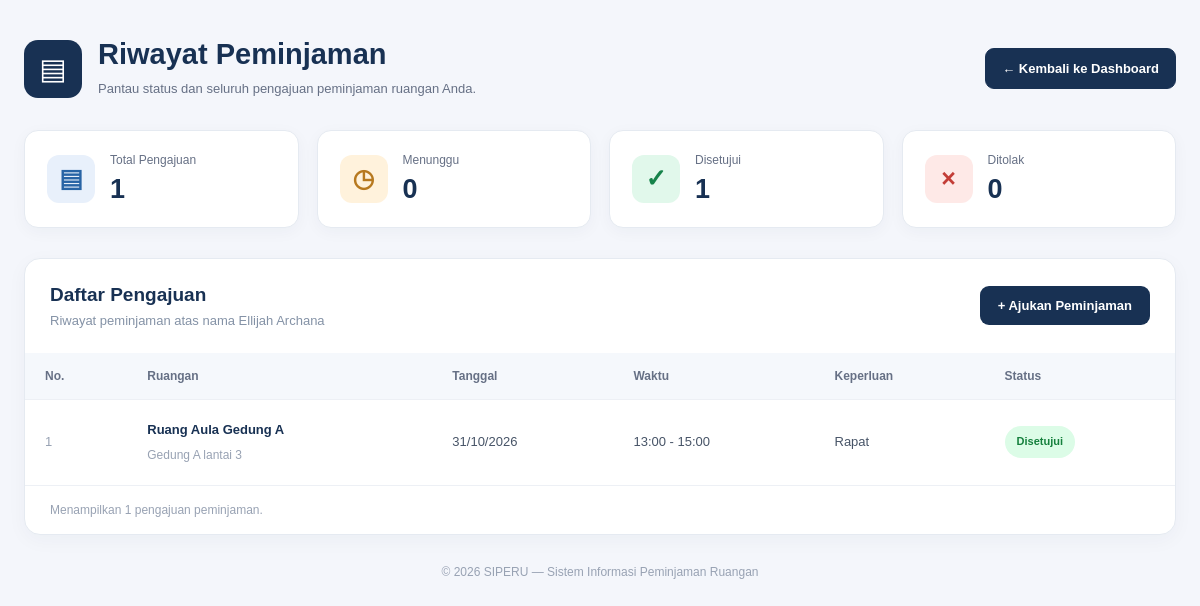
Page /riwayat.php (signed in) on the committed database.
### tables this page shows
CREATE TABLE `peminjaman` (
  `id_peminjaman` int(11) NOT NULL,
  `id_user` int(11) NOT NULL,
  `id_ruangan` int(11) NOT NULL,
  `tanggal` date NOT NULL,
  `jam_mulai` time NOT NULL,
  `jam_selesai` time NOT NULL,
  `keperluan` text NOT NULL,
  `status` enum('menunggu','disetujui','ditolak') NOT NULL DEFAULT 'menunggu'
);

CREATE TABLE `ruangan` (
  `id_ruangan` int(11) NOT NULL,
  `nama_ruangan` varchar(100) NOT NULL,
  `lokasi` varchar(150) NOT NULL,
  `kapasitas` int(11) NOT NULL,
  `fasilitas` text NOT NULL
);

### riwayat.php (the view, shortened to what this page needs)
<?php
require_once "koneksi.php";
$idUser = (int) $_SESSION["id_user"];
$nama = $_SESSION["nama"] ?? "Peminjam";
function aman($teks) {
    return htmlspecialchars(
        (string) $teks,
        ENT_QUOTES,
        "UTF-8"
    );
}
$sql = "SELECT
            p.id_peminjaman,
            r.nama_ruangan,
            r.lokasi,
            p.tanggal,
            p.jam_mulai,
            p.jam_selesai,
            p.keperluan,
            p.status
        FROM peminjaman p
        INNER JOIN ruangan r
            ON p.id_ruangan = r.id_ruangan
        WHERE p.id_user = ?
        ORDER BY p.id_peminjaman DESC";
$stmt = $koneksi->prepare($sql);
$stmt->execute([$idUser]);
$riwayat = $stmt->fetchAll(PDO::FETCH_ASSOC);
$total = count($riwayat);
$menunggu = 0;
$disetujui = 0;
$ditolak = 0;
foreach ($riwayat as $data) {
    if ($data["status"] === "menunggu") {
        $menunggu++;
    } elseif ($data["status"] === "disetujui") {
        $disetujui++;
    } elseif ($data["status"] === "ditolak") {
        $ditolak++;
    }
}
?>
<!DOCTYPE html>
<html lang="id">
<head>
    <link rel="stylesheet"
          href="assets/css/riwayat.css">
</head>
<body>
<div class="page-container">
    <header class="page-header">
        <div class="header-content">
            <div class="header-icon">▤</div>
            <div>
                <h1>Riwayat Peminjaman</h1>
                <p>
                    Pantau status dan seluruh
                    pengajuan peminjaman ruangan Anda.
                </p>
            </div>
        </div>
        <a href="peminjam/dashboard.php"
           class="back-button">
            ← Kembali ke Dashboard
        </a>
    </header>
    <section class="summary-grid">
        <div class="summary-card">
            <div class="summary-icon total-icon">▤</div>
            <div>
                <p>Total Pengajuan</p>
                <h2><?= $total ?></h2>
            </div>
        </div>
        <div class="summary-card">
            <div class="summary-icon pending-icon">◷</div>
            <div>
                <p>Menunggu</p>
                <h2><?= $menunggu ?></h2>
            </div>
        </div>
        <div class="summary-card">
            <div class="summary-icon approved-icon">✓</div>
            <div>
                <p>Disetujui</p>
                <h2><?= $disetujui ?></h2>
            </div>
        </div>
        <div class="summary-card">
            <div class="summary-icon rejected-icon">×</div>
            <div>
                <p>Ditolak</p>
                <h2><?= $ditolak ?></h2>
            </div>
        </div>
    </section>
    <section class="history-card">
        <div class="history-heading">
            <div>
                <h2>Daftar Pengajuan</h2>
                <p>
                    Riwayat peminjaman atas nama
                    <?= aman($nama) ?>
                </p>
            </div>
            <a href="ajukan_peminjaman.php"
               class="new-button">
                + Ajukan Peminjaman
            </a>
        </div>
        <div class="table-wrapper">
            <table>
                <thead>
                    <tr>
                        <th>No.</th>
                        <th>Ruangan</th>
                        <th>Tanggal</th>
                        <th>Waktu</th>
                        <th>Keperluan</th>
                        <th>Status</th>
                    </tr>
                </thead>
                <tbody>
                <?php if (empty($riwayat)): ?>
                    <tr>
                        <td colspan="6" class="empty-state">
                            <div class="empty-icon">▤</div>
                            <h3>Belum Ada Riwayat</h3>
                            <p>
                                Anda belum pernah mengajukan
                                peminjaman ruangan.
                            </p>
                            <a href="ruangan.php">
                                Lihat Daftar Ruangan
                            </a>
                        </td>
                    </tr>
                <?php else: ?>
                    <?php foreach ($riwayat as $index => $data): ?>
                        <?php
                        $status = $data["status"];
                        $kelasStatus = [
                            "menunggu" => "pending",
                            "disetujui" => "approved",
                            "ditolak" => "rejected"
                        ][$status] ?? "pending";
                        $labelStatus = [
                            "menunggu" => "Menunggu",
                            "disetujui" => "Disetujui",
                            "ditolak" => "Ditolak"
                        ][$status] ?? $status;
                        ?>
                        <tr>
                            <td class="number-cell">
                                <?= $index + 1 ?>
                            </td>
                            <td>
                                <strong class="room-name">
                                    <?= aman($data["nama_ruangan"]) ?>
                                </strong>
                                <span class="room-location">
                                    <?= aman($data["lokasi"]) ?>
                                </span>
                            </td>
                            <td>
                                <?= aman(date(
                                    "d/m/Y",
                                    strtotime($data["tanggal"])
                                )) ?>
                            </td>
                            <td class="time-cell">
                                <?= aman(substr(
                                    $data["jam_mulai"], 0, 5
                                )) ?>
                                -
                                <?= aman(substr(
                                    $data["jam_selesai"], 0, 5
                                )) ?>
                            </td>
                            <td class="purpose-cell">
                                <?= aman($data["keperluan"]) ?>
                            </td>
                            <td>
                                <span class="status <?= aman($kelasStatus) ?>">
                                    <?= aman($labelStatus) ?>
                                </span>
                            </td>
                        </tr>
                    <?php endforeach; ?>
                <?php endif; ?>
                </tbody>
            </table>
        </div>
        <div class="table-footer">
            Menampilkan <?= $total ?> pengajuan peminjaman.
        </div>
    </section>
    <footer class="footer">
        © 2026 SIPERU — Sistem Informasi Peminjaman Ruangan
    </footer>
</div>
</body>
</html>

### riwayat.css (style rules this page uses)
* { margin: 0; padding: 0; box-sizing: border-box; }
body { font-family: Arial, sans-serif; background: #f4f6fb; color: #183153; min-height: 100vh; }
a { text-decoration: none; }
.page-container { max-width: 1250px; margin: 0 auto; padding: 38px 24px; }
.page-header { display: flex; justify-content: space-between; align-items: center; gap: 20px; margin-bottom: 30px; }
.header-content { display: flex; align-items: center; gap: 16px; }
.header-icon { width: 58px; height: 58px; min-width: 58px; display: flex; align-items: center; justify-content: center; background: #183153; color: #ffffff; border-radius: 14px; font-size: 29px; }
.page-header h1 { font-size: 29px; margin-bottom: 8px; }
.page-header p { color: #667085; font-size: 13px; line-height: 1.6; }
.back-button { display: inline-block; background: #183153; color: #ffffff; border: 1px solid #183153; border-radius: 9px; padding: 12px 16px; font-size: 13px; font-weight: 600; text-decoration: none; white-space: nowrap; transition: 0.2s; }
.summary-grid { display: grid; grid-template-columns: repeat(4, 1fr); gap: 18px; margin-bottom: 30px; }
.summary-card { display: flex; align-items: center; gap: 15px; background: #ffffff; border: 1px solid #e5eaf1; border-radius: 14px; padding: 22px; box-shadow: 0 4px 16px rgba(24, 49, 83, 0.04); }
.summary-icon { width: 48px; height: 48px; min-width: 48px; display: flex; align-items: center; justify-content: center; border-radius: 12px; font-size: 25px; font-weight: bold; }
.total-icon { background: #e8f0fb; color: #2864a5; }
.pending-icon { background: #fff2dc; color: #b7791f; }
.approved-icon { background: #e1f8eb; color: #16834a; }
.rejected-icon { background: #fee9e7; color: #c33d37; }
.summary-card p { font-size: 12px; color: #667085; margin-bottom: 7px; }
.summary-card h2 { font-size: 27px; color: #183153; }
.history-card { background: #ffffff; border: 1px solid #e5eaf1; border-radius: 16px; overflow: hidden; box-shadow: 0 5px 20px rgba(24, 49, 83, 0.04); }
.history-heading { display: flex; justify-content: space-between; align-items: center; gap: 16px; padding: 25px; }
.history-heading h2 { font-size: 19px; margin-bottom: 7px; }
.history-heading p { color: #8492a6; font-size: 13px; }
.new-button { display: inline-block; background: #183153; color: #ffffff; padding: 12px 18px; border-radius: 9px; font-size: 13px; font-weight: 600; white-space: nowrap; }
.table-wrapper { width: 100%; overflow-x: auto; }
table { width: 100%; border-collapse: collapse; min-width: 850px; }
thead { background: #f5f8fc; }
th { padding: 16px 20px; color: #667085; font-size: 12px; font-weight: 600; text-align: left; }
td { padding: 20px; border-top: 1px solid #edf0f5; color: #475467; font-size: 13px; line-height: 1.6; vertical-align: middle; }
.number-cell { color: #98a2b3; }
.room-name { display: block; color: #183153; font-size: 13px; margin-bottom: 5px; }
.room-location { display: block; color: #98a2b3; font-size: 12px; }
.time-cell { white-space: nowrap; }
.purpose-cell { max-width: 230px; overflow-wrap: anywhere; }
.status { display: inline-block; padding: 7px 12px; border-radius: 20px; font-size: 11px; font-weight: 700; white-space: nowrap; }
.status.approved { background: #dcfce7; color: #15803d; }
.table-footer { padding: 17px 25px; border-top: 1px solid #edf0f5; color: #98a2b3; font-size: 12px; }
.footer { text-align: center; color: #98a2b3; font-size: 12px; padding: 30px 0 10px; }

### rows in the picture
peminjaman: id_ruangan.nama_ruangan "Ruang Aula Gedung A", id_ruangan.lokasi "Gedung A lantai 3", tanggal "31/10/2026", jam_mulai "13:00", jam_selesai "15:00", keperluan "Rapat", status "Disetujui"

### other values in the picture
$total "1"
$menunggu "0"
$disetujui "1"
$ditolak "0"
aman($nama) "Ellijah Archana"
